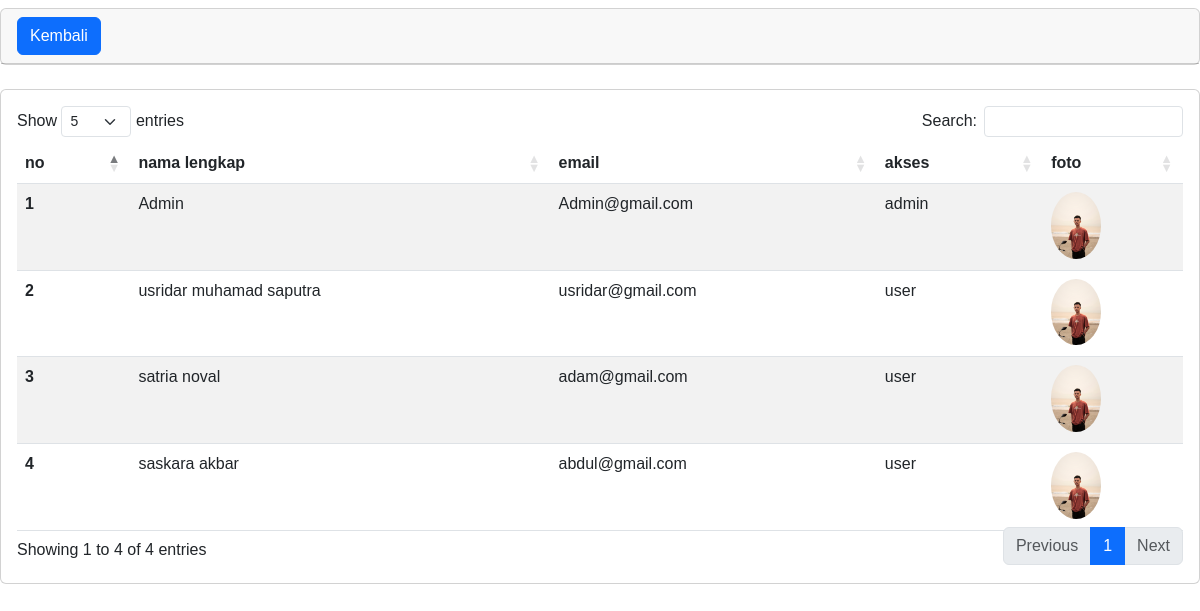
The page /admin/daftar_account/index.php on the database its author committed.
### tables this page shows
CREATE TABLE `user` (
  `id_user` int(10) NOT NULL,
  `nama_lengkap` varchar(250) NOT NULL,
  `email` varchar(255) NOT NULL,
  `username` varchar(50) NOT NULL,
  `password` varchar(15) NOT NULL,
  `akses` enum('admin','user') NOT NULL,
  `foto` varchar(250) NOT NULL
);

### admin/daftar_account/index.php (the view, shortened to what this page needs)
<!DOCTYPE html>
<html lang="en">
<head>
  <link rel="stylesheet" href="https://cdnjs.cloudflare.com/ajax/libs/twitter-bootstrap/5.3.0/css/bootstrap.min.css">
  <link rel="stylesheet" href="https://cdn.datatables.net/1.13.6/css/dataTables.bootstrap5.min.css">
  <link rel="stylesheet" href="https://cdn.datatables.net/buttons/2.4.2/css/buttons.bootstrap5.min.css">
  <link rel="stylesheet" href="../assets/css/style.admin.css">
</head>
<body>
   <div class="card mt-2 ">
      <div class="card-header ">
        <a href="?page=Dashboard" class="btn btn-primary me-2">Kembali</a>
      </div>
    </div>
    <div class="card mt-4">
      <div class="card-body">
        <table id="example" class="table table-striped" style="width:100%; height:100%;">
          <thead>
            <tr>
              <th>no</th>
              <th>nama lengkap</th>
              <th>email</th>
              <th>akses</th>
              <th>foto</th>
            </tr>
          </thead>
          <tbody>
            <?php
         include '../inc/koneksi.php';
         $query =mysqli_query($koneksi,"SELECT * FROM user ");
        $no = 1;
        while($data = mysqli_fetch_array($query)){
   ?>
            <tr>
              <th scope="row"><?php echo $no; ?></th>
              <td><?php echo $data['nama_lengkap']?></td>
              <td><?php echo $data['email']?></td>
              <td><?php echo $data['akses']?></td>
              <td>
                 <?php
                                                    if($data['foto'] == ""){
                                                        ?>
                                                    <img src="img/foto1.jpg" width="50" class="img-fluid rounded-circle" alt="">
                                                            <?php
                                                    }
                                                    else{
                                                    ?>
                                                    <img src="img/<?php echo $data['foto'];?>" width="50" class="img-fluid rounded-circle" alt="foto">
                                                    <?php
                                                    }
                                                    ?>
              </td>
              <?php
    $no++;
  }
   ?>
          </tbody>
        </table>
      </div>
    </div>
</body>
</html>

### assets/css/style.admin.css (style rules this page uses)
body { font-family: 'poppins', sans-serif; margin: 0; }
a { cursor: pointer; text-decoration: none; font-family: 'poppins', sans-serif; }

### rows shown on the page
user: nama_lengkap "Admin", email "Admin@gmail.com", akses "admin"
user: nama_lengkap "usridar muhamad saputra", email "usridar@gmail.com", akses "user"
user: nama_lengkap "satria noval", email "adam@gmail.com", akses "user"
user: nama_lengkap "saskara akbar", email "abdul@gmail.com", akses "user"
